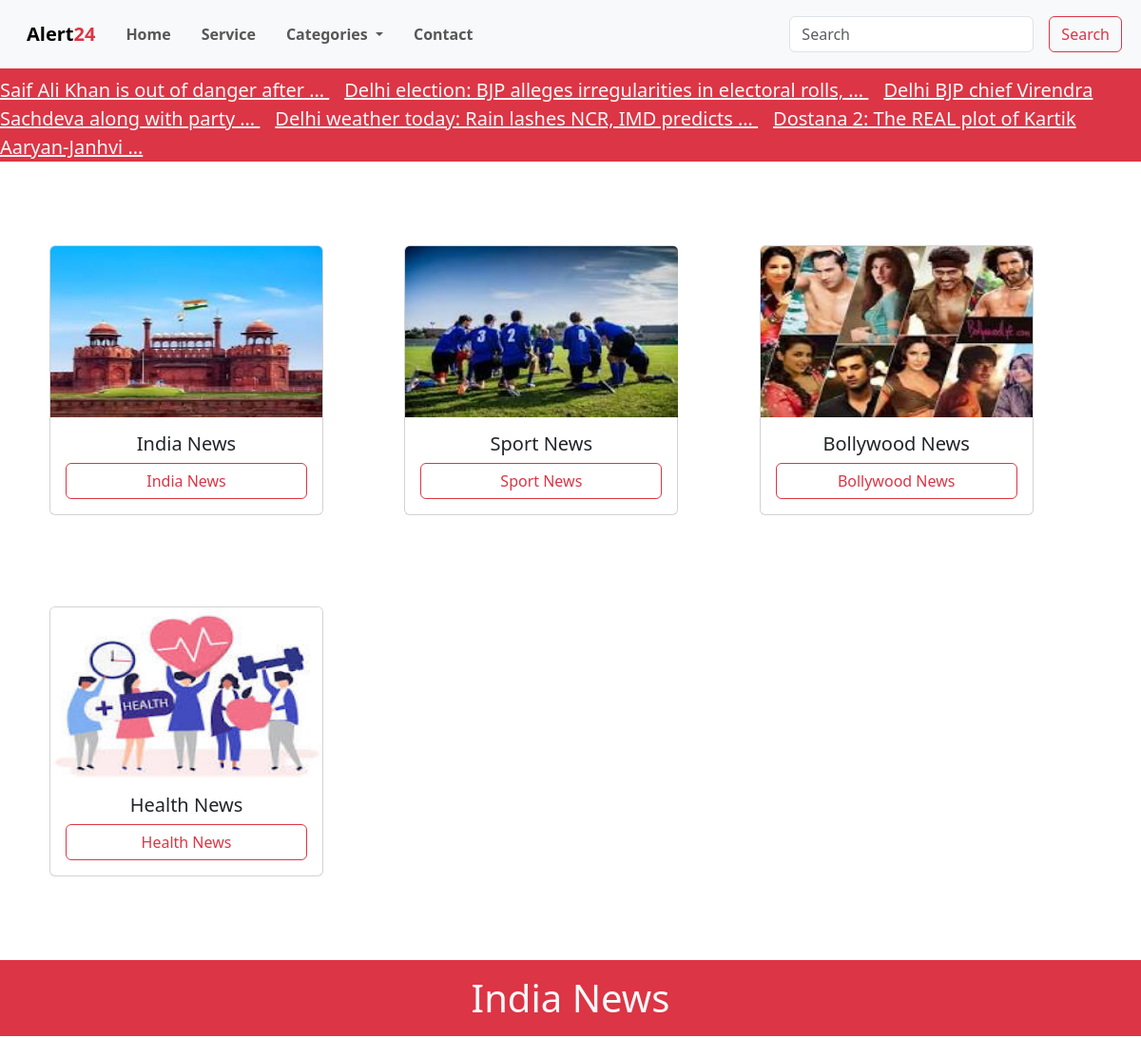
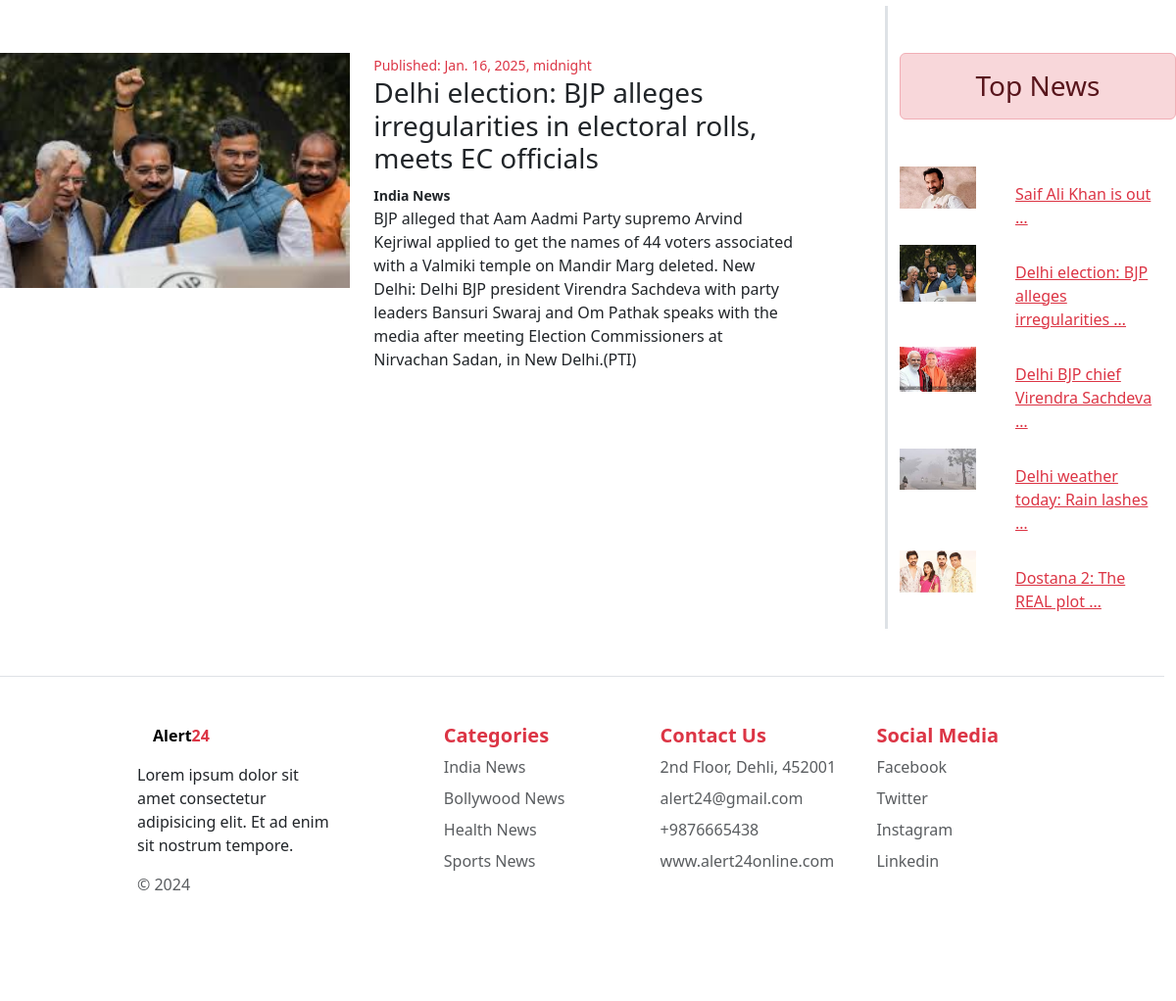
The page /details/2 on the database its author committed (2 pictures, top to bottom).
### app/models.py (models this page shows)
class News(models.Model):
    category = models.ForeignKey(Categories, on_delete=models.CASCADE)
    title = models.CharField(max_length=250)
    description = models.TextField()
    image = models.ImageField(upload_to='news/')
    date = models.DateTimeField(auto_now_add=True)
    class Meta:
        verbose_name_plural = 'News'

class Categories(models.Model):
    title = models.CharField(max_length=250)
    image = models.ImageField(upload_to='category/')
    class Meta:
        verbose_name_plural = 'Category'
    def __str__(self):
        return self.title

### alert24/views.py (the view)
# urls.py: path('details/<int:id>', views.details, name="details"),
def details(request, id):
    news_details = News.objects.get( pk = id )
    topNews = News.objects.all().order_by('id')[:5]
    categry = Categories.objects.all()
    context = {
        'news': news_details,
        'categories': categry,
         'topNews': topNews
    }
    return render(request, "details.html", context)

### templates/details.html
{% extends "base.html" %}
{% block news %}
<section class="news">
  <h1 class="text-center bg-danger text-light py-3">{{news.category}}</h1>
  <div class="containar">
    <div class="row">
      <div class="col-md-9 border-end border-3">
        <div class="row my-5">
          <div class="col-md-5">
            <img src="/media/{{ news.image }}" class="img-fluid" style='width: 90vw; height:30vh;'>
           </div>
             <div class="col-md-6">
              <small class="text-danger">Published: {{news.date}}</small>
                 <h3>{{ news.title }}</h3>
                 <small class=" fw-bold">{{ news.category }}</small>
                 <p>{{news.description }}</p>
            </div>
         </div>
        </div>
        <div class="col-md-3">
          <h3 class="my-5 text-center alert alert-danger">Top News</h3>
          {% for news in topNews  %}
          <a href="" class="link-danger">
            <div class="row">
              <div class="col-md-4">
                <img class='img-fluid' src="/media/{{news.image}}" alt="">
              </div>
              <div class="col-md-8">
                <p class="m-3">{{ news.title | truncatewords:5 }}</p>
              </div>
            </div>
          </a>
          {% endfor %}
        </div>
      </div>
    </div>
</section>
{% endblock news %}

### templates/base.html (shortened to what this page needs)
<!DOCTYPE html>
<html lang="en">
<head>
    <link href="https://cdn.jsdelivr.net/npm/bootstrap@5.3.3/dist/css/bootstrap.min.css"
     rel="stylesheet"
>
    <link rel="stylesheet" href="style.css">
</head>
<body>
    <section class="header">
    <nav class="navbar navbar-expand-lg bg-body-tertiary">
        <div class="container-fluid">
          <a class="navbar-brand fw-bolder ms-3" href=" {% url "home" %}">Alert<span class="text-danger" >24</span></a>
          <div class="collapse navbar-collapse" id="navbarSupportedContent">
            <ul class="navbar-nav me-auto mb-2 mb-lg-0">
              <li class="nav-item">
                <a class="nav-link m-2 fw-bold" aria-current="page" href=" {% url "home" %}">Home</a>
              </li>
              <li class="nav-item">
                <a class="nav-link  m-2 fw-bold" href="#">Service </a>
              </li>
              <li class="nav-item dropdown">
                <a class="nav-link dropdown-toggle  m-2 fw-bold" href="#" role="button" data-bs-toggle="dropdown" aria-expanded="false">
                  Categories
                </a>
              </li>
              <li class="nav-item">
                <a class="nav-link m-2 fw-bold" aria-disabled="true">Contact</a>
              </li>
            </ul>
            <form class="d-flex" action="{% url "search" %}" role="search">
              <input class="form-control me-2 m-2" type="search" placeholder="Search" name="search">
              <button class="btn btn-outline-danger m-2" type="submit">Search</button>
            </form>
          </div>
        </div>
      </nav>
      <marquee onmouseover="stop()" onmouseleave="start()" class="bg-danger text-light fs-5 pt-2">
     {% for top in topNews %}
     <a href="" class="me-3 link-light">{{ top.title | truncatewords:8 }} </a>
     {% endfor %}
    </marquee>
      <div class="row" style="margin:40px;">
        {% for categry in categories %}
        <div class="col-md-4 my-5">
          <div class="card" style="width: 18rem;">
            <img src="/media/{{ categry.image }}" class="card-img-top" style="width:17.9rem; height: 180px;" alt="...">
            <div class="card-body">
              <h5 class="card-title text-center">{{ categry.title }}</h5>
              <a href=" " class="btn btn-outline-danger w-100">{{ categry.title }}</a>
            </div>
          </div>
        </div>
        {% endfor %}
      </div>
    </section>
    {% block news %}
    {% endblock news %}
     <footer class="row row-cols-1 row-cols-sm-2 row-cols-md-5 py-5 my-5 border-top w-100 p-5">
        <div class="col mb-3  offset-1">
          <a href="/" class="d-flex align-items-center mb-3 link-body-emphasis
          text-decoration-none fw-bolder ms-3" href="#">Alert<span class="text-danger" >24</span></a>
          <p>Lorem ipsum dolor sit amet consectetur adipisicing elit.
            Et ad enim sit nostrum tempore.
          </p>
          <p class="text-body-secondary">© 2024</p>
        </div>
        <div class="col mb-3 offset-1">
          <h5 class="text-danger fw-bold">Categories</h5>
          <ul class="nav flex-column">
            <li class="nav-item mb-2"><a href="{% url "india" %}" class="nav-link p-0 m-0 text-body-secondary">India News</a></li>
            <li class="nav-item mb-2"><a href="{% url "bollywood" %}" class="nav-link p-0 m-0 text-body-secondary">Bollywood News</a></li>
            <li class="nav-item mb-2"><a href="{% url "health" %}" class="nav-link p-0  m-0 text-body-secondary">Health News</a></li>
            <li class="nav-item mb-2"><a href="{% url "sport" %}" class="nav-link p-0 m-0 text-body-secondary">Sports News</a></li>
          </ul>
        </div>
        <div class="col mb-3">
          <h5 class="text-danger fw-bold">Contact Us</h5>
          <ul class="nav flex-column">
            <li class="nav-item mb-2"><p class="p-0 m-0 text-body-secondary">2nd Floor, Dehli, 452001</p></li>
            <li class="nav-item mb-2"><p  class="p-0 m-0 text-body-secondary">alert24@gmail.com</p></li>
            <li class="nav-item mb-2"><p  class=" p-0 m-0 text-body-secondary">+9876665438</p></li>
            <li class="nav-item mb-2"><p  class=" p-0 m-0 text-body-secondary">www.alert24online.com</p></li>
          </ul>
        </div>
        <div class="col mb-3 ">
          <h5 class="text-danger fw-bold">Social Media</h5>
          <ul class="nav flex-column">
            <li class="nav-item mb-2"><a href="#" class="nav-link m-0 p-0 text-body-secondary">Facebook</a></li>
            <li class="nav-item mb-2"><a href="#" class="nav-link m-0 p-0 text-body-secondary">Twitter</a></li>
            <li class="nav-item mb-2"><a href="#" class="nav-link m-0 p-0 text-body-secondary">Instagram</a></li>
            <li class="nav-item mb-2"><a href="#" class="nav-link m-0 p-0 text-body-secondary">Linkedin</a></li>
          </ul>
        </div>
      </footer>
</body>
</html>

### static/style.css (style rules this page uses)
* { margin: 0%; padding: 0%; }

### rows shown on the page
News: title "Saif Ali Khan is out of danger after …", image (picture), title "Saif Ali Khan is out …"
News: title "Delhi election: BJP alleges irregularities in electoral rolls, …", category "India News", image (picture), date "Jan. 16, 2025, midnight", title "Delhi election: BJP alleges irregularities in electoral rolls, meets EC officials", description "BJP alleged that Aam Aadmi Party supremo Arvind Kejriwal applied to get the names of 44 voters associated with a Valmiki temple on Mandir Marg deleted. New Delhi: Delhi BJP president Virendra Sachdeva with party leaders Bansuri Swaraj and Om Pathak speaks with the media after meeting Election Commissioners at Nirvachan Sadan, in New Delhi.(PTI)", title "Delhi election: BJP alleges irregularities …"
News: title "Delhi BJP chief Virendra Sachdeva along with party …", image (picture), title "Delhi BJP chief Virendra Sachdeva …"
News: title "Delhi weather today: Rain lashes NCR, IMD predicts …", image (picture), title "Delhi weather today: Rain lashes …"
News: title "Dostana 2: The REAL plot of Kartik Aaryan-Janhvi …", image (picture), title "Dostana 2: The REAL plot …"
Categories: image (picture), title "India News"
Categories: image (picture), title "Sport News"
Categories: image (picture), title "Bollywood News"
Categories: image (picture), title "Health News"
